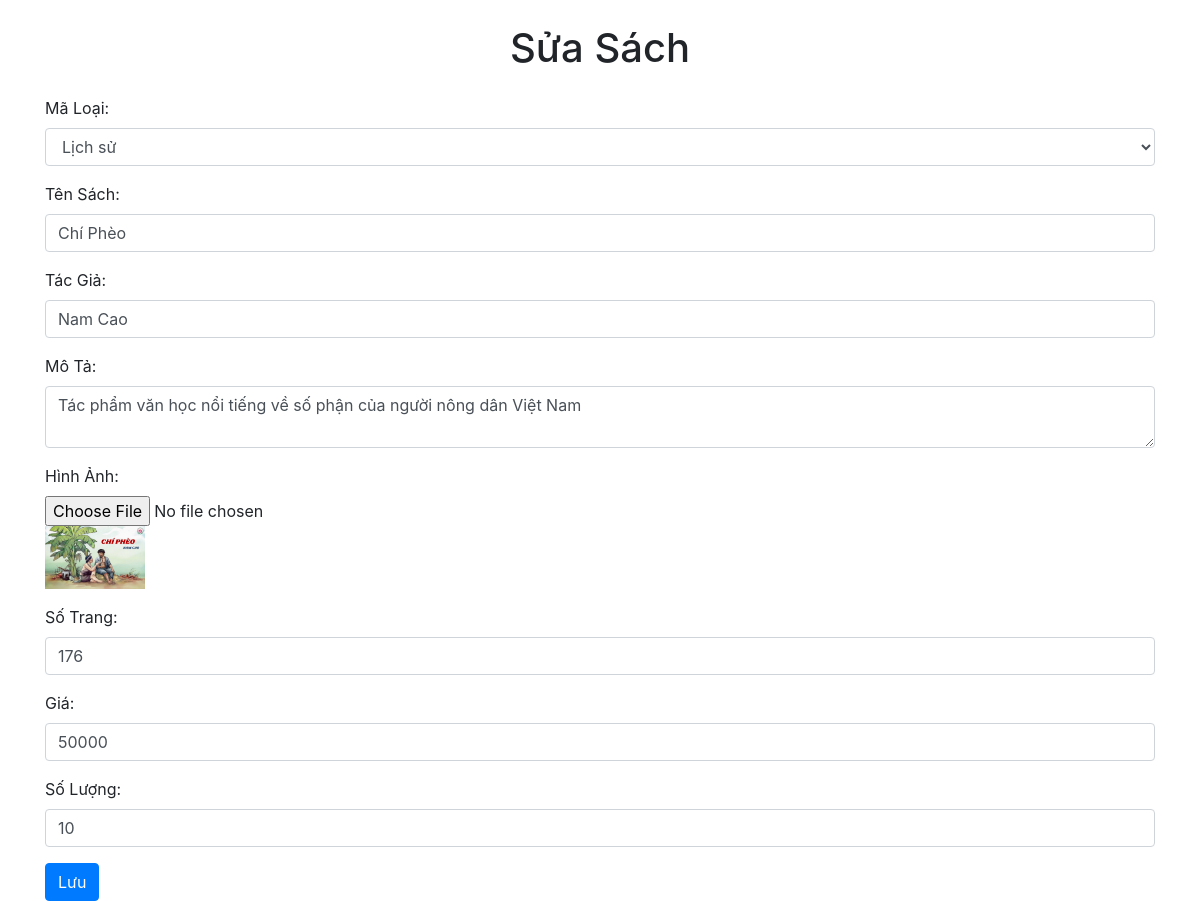
The app's page /webbansach/edit_book.php?edit=1 with its own data.
### tables this page shows
CREATE TABLE `sach` (
  `ID_SACH` int(11) NOT NULL,
  `MA_LOAI` varchar(5) NOT NULL,
  `TEN_SACH` varchar(255) DEFAULT NULL,
  `TAC_GIA` varchar(255) DEFAULT NULL,
  `MO_TA` text DEFAULT NULL,
  `HINH_SACH` text DEFAULT NULL,
  `SO_TRANG` int(11) DEFAULT NULL,
  `GIA` int(11) DEFAULT NULL,
  `SO_LUONG` int(11) DEFAULT NULL
);

### webbansach/edit_book.php (the view, shortened to what this page needs)
<?php
$conn = new mysqli("localhost", "root", "", "online_shop");
if (isset($_GET['edit'])) {
    $id_sach = $_GET['edit'];
    $result = $conn->query("SELECT * FROM sach WHERE ID_SACH=$id_sach");
    $sach = $result->fetch_assoc();
}
$loai_sach_result = $conn->query("SELECT * FROM loai_sanh");
?>
<!DOCTYPE html>
<html lang="en">
<head>
    <link rel="stylesheet" href="https://maxcdn.bootstrapcdn.com/bootstrap/4.5.2/css/bootstrap.min.css">
</head>
<body>
    <div class="container mt-4">
        <h1 class="text-center">Sửa Sách</h1>
        <form action="" method="post" enctype="multipart/form-data" class="mt-4">
            <div class="form-group">
                <label for="ma_loai">Mã Loại:</label>
                <select name="ma_loai" class="form-control" required>
                    <?php
                    while ($loai = $loai_sach_result->fetch_assoc()) {
                        $selected = ($loai['MA_LOAI'] == $sach['MA_LOAI']) ? 'selected' : '';
                        echo "<option value=\"{$loai['MA_LOAI']}\" $selected>{$loai['TEN_LOAI']}</option>";
                    }
                    ?>
                </select>
            </div>
            <div class="form-group">
                <label for="ten_sach">Tên Sách:</label>
                <input type="text" name="ten_sach" class="form-control" value="<?php echo isset($sach['TEN_SACH']) ? $sach['TEN_SACH'] : ''; ?>" required>
            </div>
            <div class="form-group">
                <label for="tac_gia">Tác Giả:</label>
                <input type="text" name="tac_gia" class="form-control" value="<?php echo isset($sach['TAC_GIA']) ? $sach['TAC_GIA'] : ''; ?>">
            </div>
            <div class="form-group">
                <label for="mo_ta">Mô Tả:</label>
                <textarea name="mo_ta" class="form-control"><?php echo isset($sach['MO_TA']) ? $sach['MO_TA'] : ''; ?></textarea>
            </div>
            <div class="form-group">
                <label for="hinh_sach">Hình Ảnh:</label>
                <input type="file" name="hinh_sach" class="form-control-file">
                <?php if (isset($sach['HINH_SACH'])): ?>
                    <img src="hinhanh/<?php echo $sach['HINH_SACH']; ?>" alt="Hình Ảnh" width="100">
                <?php endif; ?>
            </div>
            <div class="form-group">
                <label for="so_trang">Số Trang:</label>
                <input type="number" name="so_trang" class="form-control" value="<?php echo isset($sach['SO_TRANG']) ? $sach['SO_TRANG'] : ''; ?>">
            </div>
            <div class="form-group">
                <label for="gia">Giá:</label>
                <input type="number" name="gia" class="form-control" value="<?php echo isset($sach['GIA']) ? $sach['GIA'] : ''; ?>">
            </div>
            <div class="form-group">
                <label for="so_luong">Số Lượng:</label>
                <input type="number" name="so_luong" class="form-control" value="<?php echo isset($sach['SO_LUONG']) ? $sach['SO_LUONG'] : ''; ?>">
            </div>
            <button type="submit" name="save" class="btn btn-primary">Lưu</button>
        </form>
    </div>
</body>
</html>

### records on screen
sach: ten_sach "Chí Phèo", tac_gia "Nam Cao", mo_ta "Tác phẩm văn học nổi tiếng về số phận của người nông dân Việt Nam", HINH_SACH (picture), so_trang "176", gia "50000", so_luong "10"

### other values on screen
form field ma_loai "Lịch sử"
